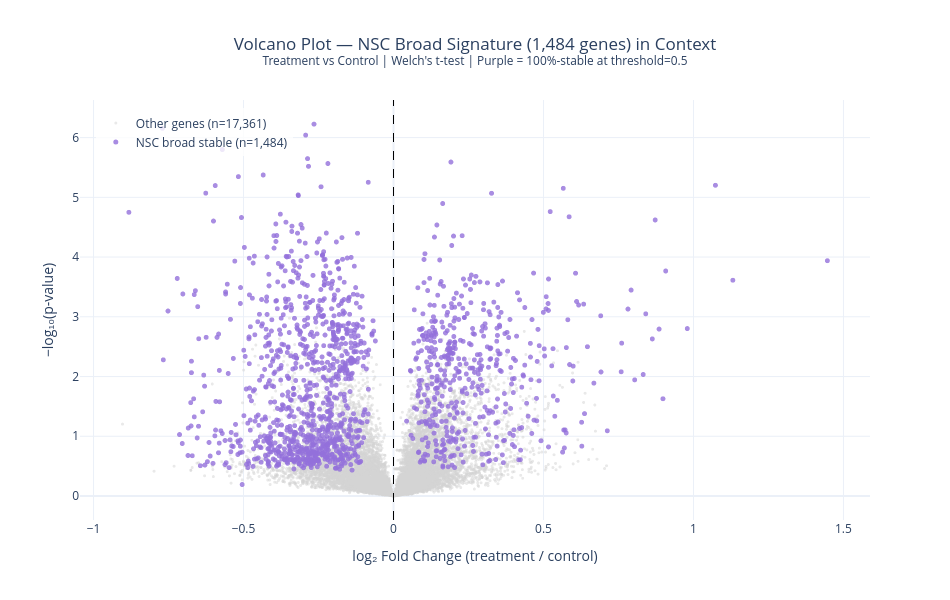

The notebook cell this image was saved under:
### Code cell
# Volcano plot — 1,484 stable genes in context of all 18,845 Open Targets genes
all_raw = sub[gene_cols].values.astype(float)
ctrl_expr  = all_raw[is_control]
treat_expr = all_raw[is_treatment]

ctrl_mean_all  = ctrl_expr.mean(axis=0) + 0.5
treat_mean_all = treat_expr.mean(axis=0) + 0.5
log2fc_all = np.log2(treat_mean_all / ctrl_mean_all)

t_stat, p_val = ttest_ind(treat_expr, ctrl_expr, axis=0, equal_var=False)
p_val = np.where(p_val == 0, 1e-300, p_val)
neg_log10_p = -np.log10(p_val)

all_gene_stats = pd.DataFrame({
    'gene_id': gene_cols,
    'log2FC': log2fc_all,
    't_stat': t_stat,
    'p_value': p_val,
    'neg_log10_p': neg_log10_p,
})

is_stable_mask = np.isin(gene_cols, broad_gene_ids)
gray_df   = all_gene_stats[~is_stable_mask]
stable_df = all_gene_stats[is_stable_mask]

fig = go.Figure()
fig.add_trace(go.Scattergl(
    x=gray_df['log2FC'], y=gray_df['neg_log10_p'],
    mode='markers',
    marker=dict(color='lightgray', size=3, opacity=0.5),
    name=f'Other genes (n={len(gray_df):,})',
    hovertemplate='%{customdata}<br>log2FC=%{x:.2f}<br>-log10(p)=%{y:.2f}<extra></extra>',
    customdata=gray_df['gene_id'].map(lambda g: gene_symbol.get(g, g)),
))
fig.add_trace(go.Scattergl(
    x=stable_df['log2FC'], y=stable_df['neg_log10_p'],
    mode='markers',
    marker=dict(color='mediumpurple', size=5, opacity=0.8),
    name=f'NSC broad stable (n={len(stable_df):,})',
    hovertemplate='%{customdata}<br>log2FC=%{x:.2f}<br>-log10(p)=%{y:.2f}<extra></extra>',
    customdata=stable_df['gene_id'].map(lambda g: gene_symbol.get(g, g)),
))
fig.add_vline(x=0, line_width=1, line_dash='dash', line_color='black')
fig.update_layout(
    title=dict(
        text=('Volcano Plot — NSC Broad Signature (1,484 genes) in Context<br>'
              "<sup>Treatment vs Control | Welch's t-test | Purple = 100%-stable at threshold=0.5</sup>"),
        x=0.5,
    ),
    xaxis_title='log₂ Fold Change (treatment / control)',
    yaxis_title='−log₁₀(p-value)',
    legend=dict(x=0.02, y=0.98, bgcolor='rgba(255,255,255,0.8)'),
    template='plotly_white',
    width=950, height=600,
)
fig.show()

### Figure 1 — Plotly figure (JSON) as saved in the notebook; plotly's stock layout.template omitted (floating-point values rounded to 4 significant figures; data arrays with more than 128 entries replaced by an {"elided": "..."} marker saying what was removed)
{"data": [{"customdata": {"elided": "17361 str values"}, "hovertemplate": "%{customdata}<br>log2FC=%{x:.2f}<br>-log10(p)=%{y:.2f}<extra></extra>", "marker": {"color": "lightgray", "opacity": 0.5, "size": 3}, "mode": "markers", "name": "Other genes (n=17,361)", "type": "scattergl", "x": {"elided": "17361 float values"}, "y": {"elided": "17361 float values"}}, {"customdata": {"elided": "1484 str values"}, "hovertemplate": "%{customdata}<br>log2FC=%{x:.2f}<br>-log10(p)=%{y:.2f}<extra></extra>", "marker": {"color": "mediumpurple", "opacity": 0.8, "size": 5}, "mode": "markers", "name": "NSC broad stable (n=1,484)", "type": "scattergl", "x": {"elided": "1484 float values"}, "y": {"elided": "1484 float values"}}], "layout": {"height": 600, "legend": {"bgcolor": "rgba(255,255,255,0.8)", "x": 0.02, "y": 0.98}, "shapes": [{"line": {"color": "black", "dash": "dash", "width": 1}, "type": "line", "x0": 0, "x1": 0, "xref": "x", "y0": 0, "y1": 1, "yref": "y domain"}], "title": {"text": "Volcano Plot — NSC Broad Signature (1,484 genes) in Context<br><sup>Treatment vs Control | Welch's t-test | Purple = 100%-stable at threshold=0.5</sup>", "x": 0.5}, "width": 950, "xaxis": {"title": {"text": "log₂ Fold Change (treatment / control)"}}, "yaxis": {"title": {"text": "−log₁₀(p-value)"}}}}
